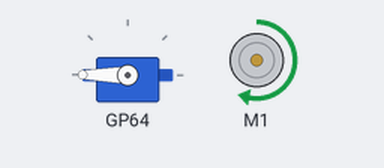
A program run on a simulated Raspberry Pi Pico running MicroPython. On the bench: servo, DC motor (green arrow = forward, orange = backward, longer = faster). At 10.0 s the program stops and its outputs stay as they are.

Above: at 0.1 s.
At 10.1 s:
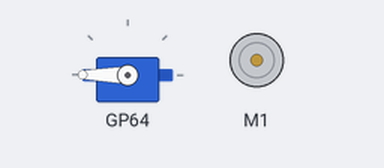
Timing chart, 0 to 11.5 s (numbered marks = the images above):
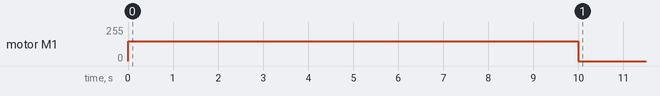

The program:

motor-driver.py
```python
import time
from machine import Pin, I2C
from picobricks import MotorDriver

i2c = I2C(0, scl=Pin(5), sda=Pin(4))
motor = MotorDriver(i2c)

motor.servo(1,180)


# motor.dc(which, speed, direction)
motor.dc(1,150,0)
time.sleep(10)
motor.dc(1,0,0)
```

Measured:
- by itself, motor M1: stopped → forward 150/255 at 0.00 s, → stopped 10.0 s later
